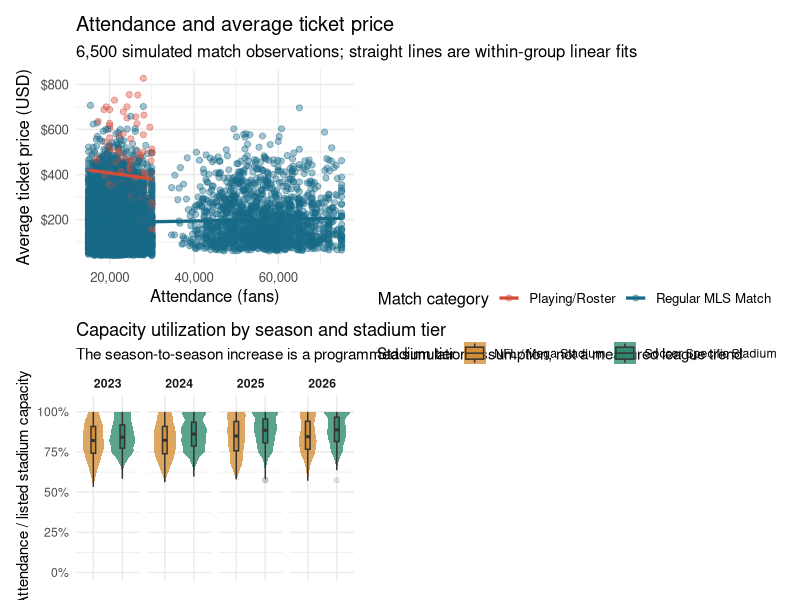

This chart was generated by the following R code:
## ---- chunk 1
library(tidyverse)
library(scales)
library(patchwork)

set.seed(20261107)

franchises <- tibble(
	franchise = c(
		"Atlanta United", "Austin FC", "CF Montreal", "Charlotte FC",
		"Chicago Fire", "Colorado Rapids", "Columbus Crew", "D.C. United",
		"FC Cincinnati", "FC Dallas", "Houston Dynamo", "Inter Miami",
		"LA Galaxy", "Los Angeles FC", "Minnesota United", "Nashville SC",
		"New England Revolution", "New York City FC", "New York Red Bulls",
		"Orlando City", "Philadelphia Union", "Portland Timbers",
		"Real Salt Lake", "San Jose Earthquakes", "Seattle Sounders",
		"Sporting Kansas City", "St. Louis City SC", "Toronto FC",
		"Vancouver Whitecaps"
	),
	home_tier = if_else(
		franchise %in% c(
			"Atlanta United", "Charlotte FC", "Chicago Fire",
			"New England Revolution", "New York City FC", "Seattle Sounders",
			"Vancouver Whitecaps"
		),
		"NFL / Mega Stadium",
		"Soccer Specific Stadium"
	)
)

season_franchise <- expand_grid(
	season = 2023:2026,
	franchise = franchises$franchise
) %>%
	left_join(franchises, by = "franchise")

# Equal representation by club-season stratum guarantees coverage of every cell.
matches <- season_franchise[
	sample(rep(seq_len(nrow(season_franchise)), length.out = 6500)),
] %>%
	as_tibble() %>%
	mutate(
		match_id = row_number(),
		relocation_event = franchise == "Sporting Kansas City" & runif(n()) < 0.025,
		stadium_tier = if_else(
			relocation_event,
			"NFL / Mega Stadium",
			home_tier
		),
		stadium_capacity = if_else(
			stadium_tier == "NFL / Mega Stadium",
			sample(c(60000, 65000, 68000, 72000, 75000), n(), replace = TRUE),
			sample(c(20000, 22000, 25000, 28000, 30000), n(), replace = TRUE)
		),
		messi_probability = case_when(
			franchise != "Inter Miami" ~ 0,
			season == 2023 ~ 0.35,
			season == 2024 ~ 0.78,
			season == 2025 ~ 0.80,
			TRUE ~ 0.76
		),
		messi_appearance = if_else(
			runif(n()) < messi_probability,
			"Playing/Roster",
			"Regular MLS Match"
		),
		utilization_target = if_else(
			stadium_tier == "NFL / Mega Stadium",
			runif(n(), 0.65, 0.98),
			runif(n(), 0.70, 0.99)
		) + (season - 2023) * 0.015 +
			if_else(messi_appearance == "Playing/Roster", 0.08, 0) +
			rnorm(n(), 0, 0.06),
		utilization_target = pmin(1, pmax(0.45, utilization_target)),
		attendance = pmin(
			stadium_capacity,
			pmax(15000, round(stadium_capacity * utilization_target))
		),
		capacity_utilization_pct = 100 * attendance / stadium_capacity,
		avg_ticket_price = pmin(
			850,
			pmax(
				40,
				round(
					40 + 810 * rbeta(
						n(),
						if_else(messi_appearance == "Playing/Roster", 1.8, 1.3),
						if_else(messi_appearance == "Playing/Roster", 2.8, 6)
					) +
						if_else(messi_appearance == "Playing/Roster", 70, 0) +
						if_else(stadium_tier == "NFL / Mega Stadium", 20, 0)
				)
			)
		),
		merchandise_revenue_k = pmin(
			1500,
			pmax(
				50,
				round(
					55 + attendance / 1000 * 13 +
						if_else(messi_appearance == "Playing/Roster", 430, 0) +
						rnorm(n(), 0, 110)
				)
			)
		)
	) %>%
	select(
		match_id, season, franchise, stadium_tier, stadium_capacity,
		attendance, capacity_utilization_pct, avg_ticket_price,
		messi_appearance, merchandise_revenue_k, relocation_event
	)

stopifnot(
	nrow(matches) == 6500,
	identical(sort(unique(matches$season)), 2023:2026),
	n_distinct(matches$franchise) == 29,
	all(count(matches, season, franchise)$n > 0),
	all(matches$attendance >= 15000 & matches$attendance <= 75000),
	all(matches$avg_ticket_price >= 40 & matches$avg_ticket_price <= 850),
	all(matches$merchandise_revenue_k >= 50 & matches$merchandise_revenue_k <= 1500)
)

season_summary <- matches %>%
	group_by(season) %>%
	summarise(
		observations = n(),
		mean_attendance = mean(attendance),
		mean_ticket_price = mean(avg_ticket_price),
		mean_utilization = mean(capacity_utilization_pct),
		.groups = "drop"
	) %>%
	mutate(
		mean_attendance = comma(round(mean_attendance)),
		mean_ticket_price = dollar(mean_ticket_price, accuracy = 1),
		mean_utilization = percent(mean_utilization / 100, accuracy = 1)
	)

season_summary

attendance_price_plot <- ggplot(
	matches,
	aes(
		x = attendance,
		y = avg_ticket_price,
		color = messi_appearance
	)
) +
	geom_point(alpha = 0.4, size = 1.8) +
	geom_smooth(method = "lm", se = FALSE, linewidth = 1.1) +
	scale_x_continuous(labels = comma) +
	scale_y_continuous(labels = dollar) +
	scale_color_manual(
		values = c("Playing/Roster" = "#d64b38", "Regular MLS Match" = "#176b87")
	) +
	labs(
		title = "Attendance and average ticket price",
		subtitle = "6,500 simulated match observations; straight lines are within-group linear fits",
		x = "Attendance (fans)",
		y = "Average ticket price (USD)",
		color = "Match category"
	) +
	theme_minimal(base_size = 12) +
	theme(legend.position = "bottom")

utilization_plot <- ggplot(
	matches,
	aes(x = stadium_tier, y = capacity_utilization_pct, fill = stadium_tier)
) +
	geom_violin(trim = TRUE, alpha = 0.75, color = NA) +
	geom_boxplot(width = 0.16, outlier.alpha = 0.12, alpha = 0.8) +
	facet_wrap(~season, nrow = 1) +
	scale_y_continuous(labels = label_percent(scale = 1), limits = c(0, 105)) +
	scale_fill_manual(
		values = c(
			"Soccer Specific Stadium" = "#27856a",
			"NFL / Mega Stadium" = "#d28a2e"
		)
	) +
	labs(
		title = "Capacity utilization by season and stadium tier",
		subtitle = "The season-to-season increase is a programmed simulation assumption, not a measured league trend",
		x = NULL,
		y = "Attendance / listed stadium capacity",
		fill = "Stadium tier"
	) +
	theme_minimal(base_size = 11) +
	theme(
		legend.position = "bottom",
		axis.text.x = element_blank(),
		axis.ticks.x = element_blank(),
		strip.text = element_text(face = "bold")
	)

(attendance_price_plot / utilization_plot) +
	plot_layout(heights = c(1.05, 1), guides = "collect")
